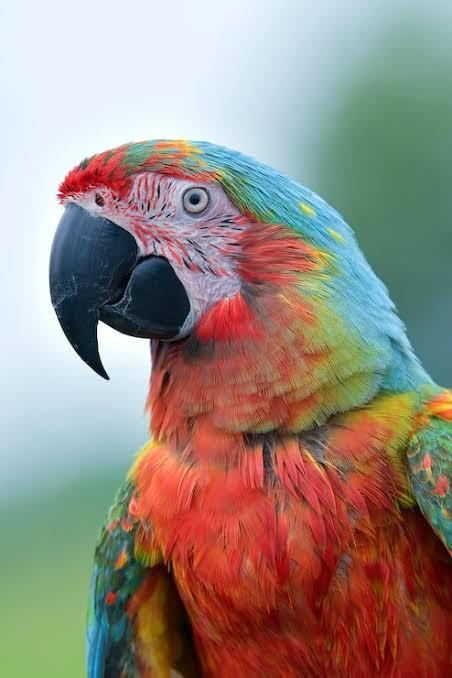
#> input picture Day_18/sample_images/test3.jpg, 452 x 678 px
$ python mini_project.py
#> lines starting #> are read from the running program, lines starting #| are printed output that depends on the picture; after the words box and inside, x2 and y2 are one past the last pixel; in counts of white or black regions, pixels touching at a corner belong together
import cv2
import os


def load_image(image_path):
    img = cv2.imread(image_path)

    if img is None:
        raise ValueError("Image could not be loaded.")

    return img


def convert_to_grayscale(img):
    return cv2.cvtColor(img, cv2.COLOR_BGR2GRAY)


def apply_gaussian_blur(gray):
    return cv2.GaussianBlur(gray, (5, 5), 0)


def detect_canny_edges(blur):
    return cv2.Canny(blur, 50, 150)


def get_kernel(kernel_shape="rect", kernel_size=5):
    shapes = {
        "rect": cv2.MORPH_RECT,
        "ellipse": cv2.MORPH_ELLIPSE,
        "cross": cv2.MORPH_CROSS,
    }
    shape = shapes.get(kernel_shape, cv2.MORPH_RECT)
    return cv2.getStructuringElement(shape, (kernel_size, kernel_size))


def apply_morphology(edges, operation="closing", kernel_shape="rect", kernel_size=5, iterations=2):
    kernel = get_kernel(kernel_shape, kernel_size)

    if operation == "erosion":
        return cv2.erode(edges, kernel, iterations=iterations)
    elif operation == "dilation":
        return cv2.dilate(edges, kernel, iterations=iterations)
    elif operation == "opening":
        return cv2.morphologyEx(edges, cv2.MORPH_OPEN, kernel, iterations=iterations)
    elif operation == "closing":
        return cv2.morphologyEx(edges, cv2.MORPH_CLOSE, kernel, iterations=iterations)
    elif operation == "gradient":
        return cv2.morphologyEx(edges, cv2.MORPH_GRADIENT, kernel, iterations=iterations)
    elif operation == "tophat":
        return cv2.morphologyEx(edges, cv2.MORPH_TOPHAT, kernel, iterations=iterations)
    elif operation == "blackhat":
        return cv2.morphologyEx(edges, cv2.MORPH_BLACKHAT, kernel, iterations=iterations)
    else:
        return cv2.morphologyEx(edges, cv2.MORPH_CLOSE, kernel, iterations=iterations)


def detect_document_boundary(morph):
    contours, _ = cv2.findContours(
        morph,
        cv2.RETR_EXTERNAL,
        cv2.CHAIN_APPROX_SIMPLE
    )

    if not contours:
        return None

    largest_contour = max(
        contours,
        key=cv2.contourArea
    )

    perimeter = cv2.arcLength(
        largest_contour,
        True
    )

    epsilon = 0.02 * perimeter

    boundary = cv2.approxPolyDP(
        largest_contour,
        epsilon,
        True
    )

    return boundary


def draw_document_boundary(img, boundary):
    output = img.copy()

    if boundary is not None:
        cv2.drawContours(
            output,
            [boundary],
            -1,
            (0, 255, 0),
            3
        )

    return output


def save_output(img, output_path):
    os.makedirs(
        os.path.dirname(output_path),
        exist_ok=True
    )

    cv2.imwrite(
        output_path,
        img
    )


def process_document(
    image_path,
    output_path,
    morph_operation="closing",
    morph_kernel_shape="rect",
    morph_kernel_size=5,
    morph_iterations=2,
):
    img = load_image(image_path)
#> in load_image, img is the input picture: shape (678, 452, 3); mean B, G, R 129, 138.2, 151.6

    gray = convert_to_grayscale(img)
#> in convert_to_grayscale, `return cv2.cvtColor(img, cv2.COLOR_BGR2GRAY)`:
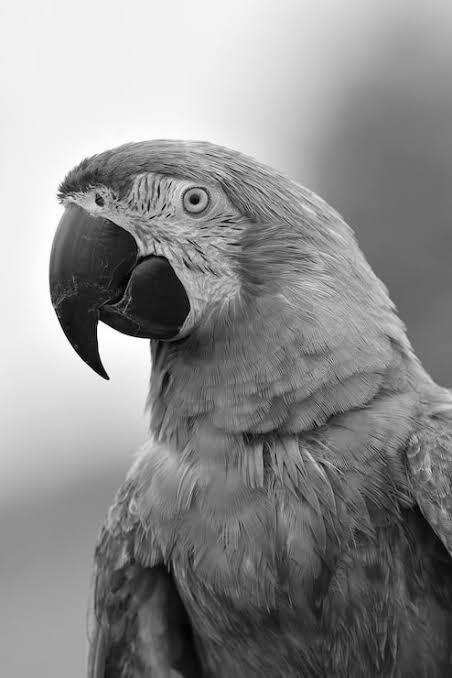
#> returned value: shape (678, 452); min 0, max 255, mean 141.2

    blur = apply_gaussian_blur(gray)

    edges = detect_canny_edges(blur)
#> in detect_canny_edges, `return cv2.Canny(blur, 50, 150)`:
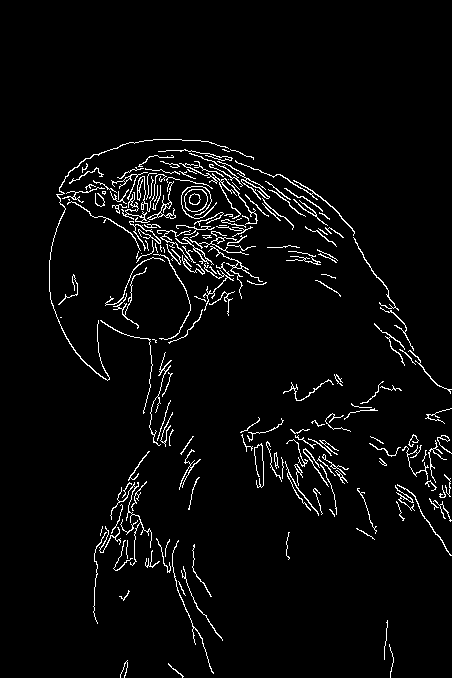
#> returned value: shape (678, 452); 3.7% white in thin lines or dots, all inside (x1, y1, x2, y2) = (49, 139, 452, 678)

    morph = apply_morphology(
        edges,
        operation=morph_operation,
        kernel_shape=morph_kernel_shape,
        kernel_size=morph_kernel_size,
        iterations=morph_iterations,
    )
#> in apply_morphology, `return cv2.morphologyEx(edges, cv2.MORPH_CLOSE, kernel, iterations=ite..`:
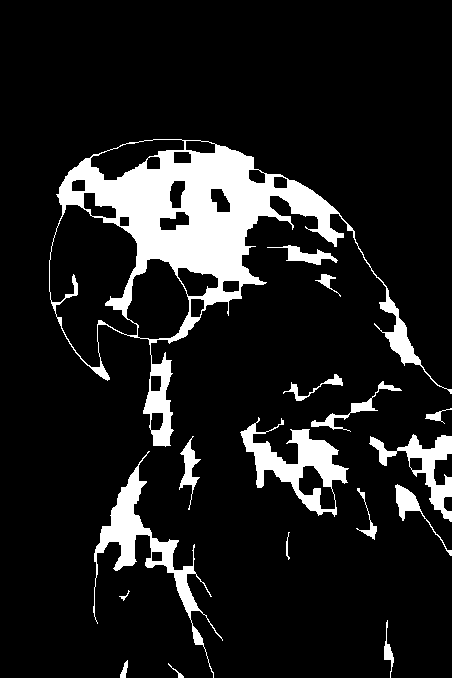
#> returned value: shape (678, 452); 11.8% white; 17 white regions

    boundary = detect_document_boundary(morph)
#> in detect_document_boundary, `contours, _ = cv2.findContours( morph, cv2.RETR_EXTERNAL, cv2.CHAIN_AP..`: contours = 17 contours, 2 with area under 20; largest, box (x1, y1, x2, y2) and area: (49, 139, 452, 447) 40640, (240, 417, 349, 517) 4142, (93, 451, 223, 678) 3605, (369, 434, 452, 522) 1958, (395, 484, 452, 556) 495
#> in detect_document_boundary, `largest_contour = max( contours, key=cv2.contourArea )`: largest_contour = contour of 754 points, box (x1, y1, x2, y2) (49, 139, 452, 447), area 40640
#> in detect_document_boundary, `perimeter = cv2.arcLength( largest_contour, True )`: perimeter = 2120.8
#> in detect_document_boundary, `epsilon = 0.02 * perimeter`: epsilon = 42.42
#> in detect_document_boundary, `boundary = cv2.approxPolyDP( largest_contour, epsilon, True )`: boundary = contour of 11 points, box (x1, y1, x2, y2) (51, 157, 452, 446), area 33916

    final_image = draw_document_boundary(
        img,
        boundary
    )
#> in draw_document_boundary, `cv2.drawContours( output, [boundary], -1, (0, 255, 0), 3 )`:
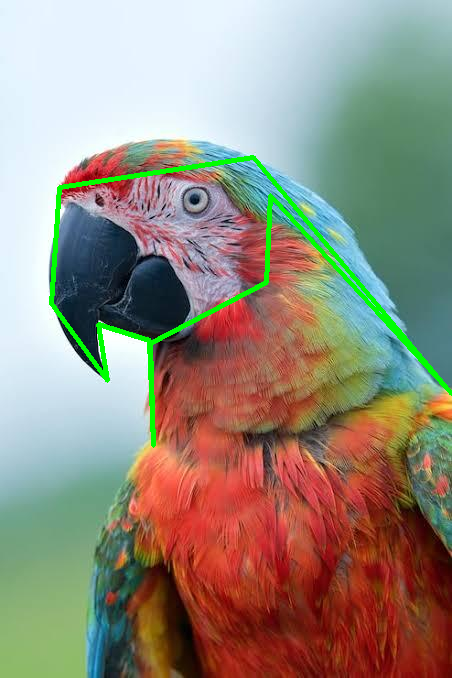
#> output: shape (678, 452, 3); 2.1% of pixels changed, all inside (x1, y1, x2, y2) = (49, 155, 452, 448)

    save_output(
        final_image,
        output_path
    )

    return {
        "original": img,
        "gray": gray,
        "blur": blur,
        "edges": edges,
        "morphology": morph,
        "boundary": boundary,
        "final": final_image
    }


if __name__ == "__main__":

    input_path = "sample_images/test3.jpg"
    output_path = "outputs/document_boundary.jpg"

    results = process_document(
        input_path,
        output_path
    )
#> results = 7 items

    cv2.imshow(
        "Canny Edges",
        results["edges"]
    )

    cv2.imshow(
        "Morphology",
        results["morphology"]
    )

    cv2.imshow(
        "Final Document Boundary",
        results["final"]
    )

    cv2.waitKey(0)
    cv2.destroyAllWindows()

$ run again, with Day_18/sample_images/test1.jpg copied over Day_18/sample_images/test3.jpg
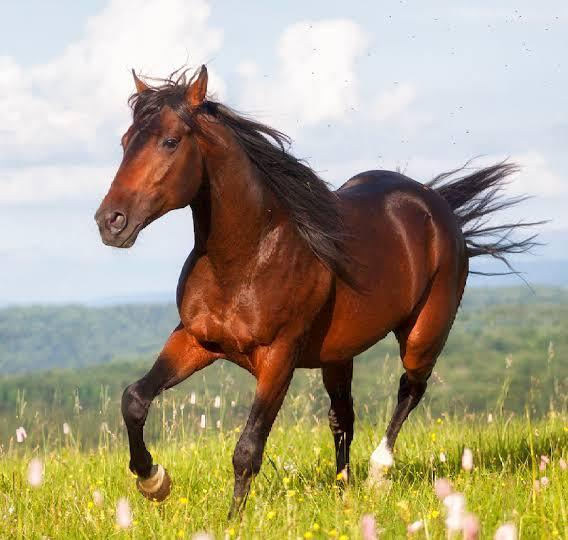
#> input picture Day_18/sample_images/test1.jpg, 568 x 540 px
#> in load_image, img is the input picture: shape (540, 568, 3); mean B, G, R 132.2, 159.1, 169.5
#> in apply_morphology, `return cv2.morphologyEx(edges, cv2.MORPH_CLOSE, kernel, iterations=ite..`:
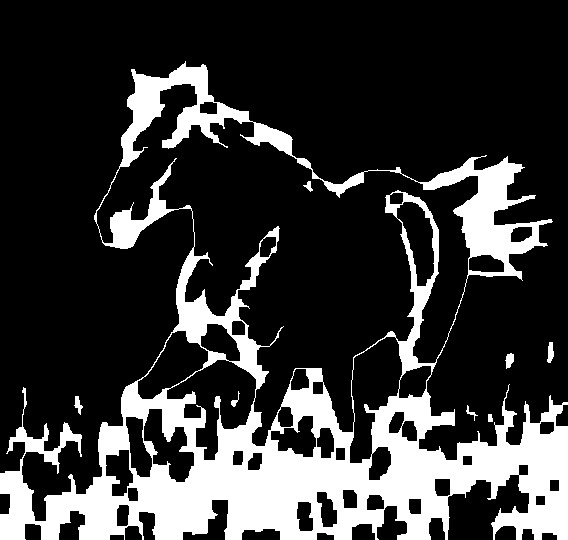
#> returned value: shape (540, 568); 22% white; 8 white regions
#> contours = 6 contours; box (x1, y1, x2, y2) and area: (0, 61, 568, 540) 144558, (547, 342, 554, 363) 80, (505, 353, 514, 369) 79, (74, 396, 83, 415) 62, (488, 414, 493, 422) 24, (466, 405, 478, 421) 24
#> largest_contour = contour of 1443 points, box (x1, y1, x2, y2) (0, 61, 568, 540), area 144558
#> perimeter = 4682.5
#> epsilon = 93.65
#> in detect_document_boundary, `boundary = cv2.approxPolyDP( largest_contour, epsilon, True )`: boundary = [[131, 69], [179, 323], [0, 539], [567, 539], [567, 402], [418, 448], [524, 167]]
#> in draw_document_boundary, `cv2.drawContours( output, [boundary], -1, (0, 255, 0), 3 )`:
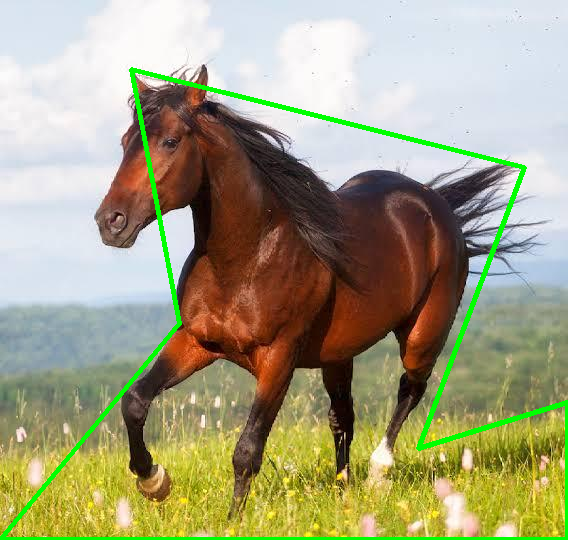
#> output: shape (540, 568, 3); 2.88% of pixels changed, all inside (x1, y1, x2, y2) = (0, 67, 568, 540)
#> results = 7 items
